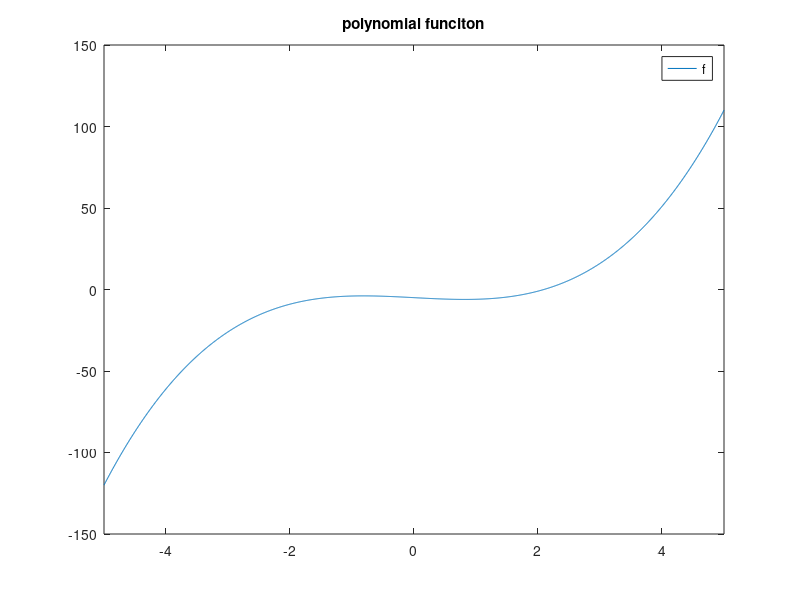

Write the MATLAB code that produced this figure. (Note: this script raises an error after producing the figure.)
fprintf('compare newton methods on polynomial function\n')

% polynomial funciton 
p = @(x)(x.^3 - 2.*x - 5); dp = @(x)(3.*x.^2 - 2);

% plot  
figure(1)
fplot(p)
title('polynomial funciton')
legend('f')

% true result 
x_star = 2.094551481542328;

% newton method for polynomial function
x0 = 3; kmax = 100; tollf = 10^-8; tollr = 0; tolla = 0;
a = [-5,-2,0,1]; % coeff of the polynom
risNP = newton1dPoly(a,x0,tollf,tolla,tollr,kmax);

% newton method
x0 = 3; kmax = 100; tollf = 10^-8; tollr = 0; tolla = 0;
risN = newton1d(p,dp,x0,tollf,tolla,tollr,kmax);

% compare convergence for the two methods 
risNP = newton1dPolyPlot(a,x0,tollf,tolla,tollr,kmax);
risN = newton1dPlot(p,dp,x0,tollf,tolla,tollr,kmax);

% plot convergence
figure(2)
semilogy((1:length(risNP)),risNP)
hold on
semilogy((1:length(risN)),risN)
title('compare convergence')
legend('newtonPoly','newton')






